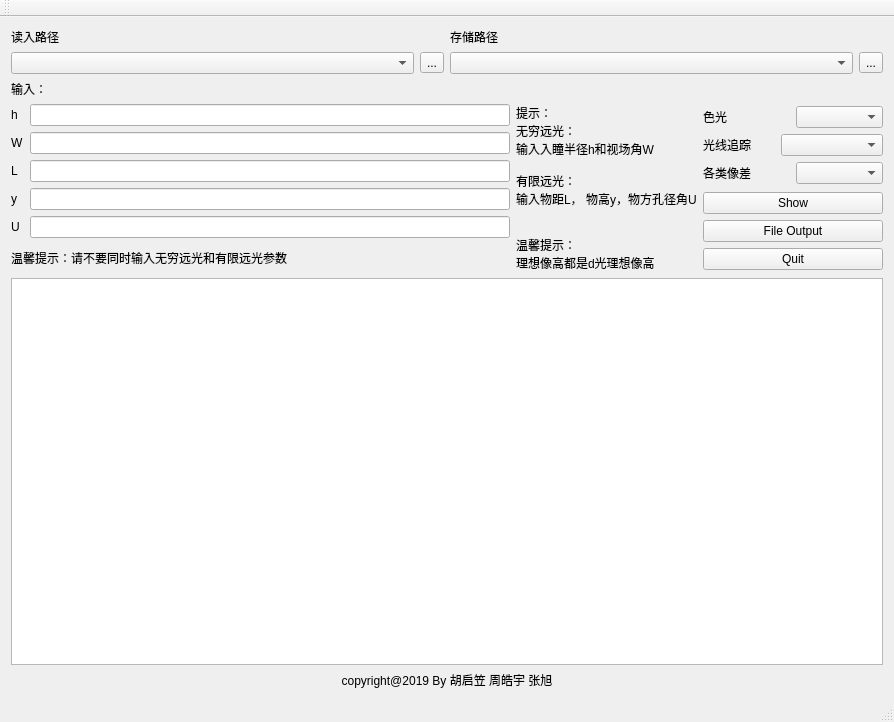
<?xml version="1.0" encoding="UTF-8"?>
<ui version="4.0">
 <class>MainWindow</class>
 <widget class="QMainWindow" name="MainWindow">
  <property name="geometry">
   <rect>
    <x>0</x>
    <y>0</y>
    <width>894</width>
    <height>722</height>
   </rect>
  </property>
  <property name="windowTitle">
   <string>MainWindow</string>
  </property>
  <widget class="QWidget" name="centralWidget">
   <layout class="QVBoxLayout" name="verticalLayout_9">
    <item>
     <layout class="QHBoxLayout" name="horizontalLayout_2">
      <item>
       <layout class="QVBoxLayout" name="verticalLayout_4">
        <item>
         <widget class="QLabel" name="label_7">
          <property name="text">
           <string>读入路径</string>
          </property>
         </widget>
        </item>
        <item>
         <layout class="QHBoxLayout" name="horizontalLayout_3">
          <item>
           <widget class="QComboBox" name="filePathBox"/>
          </item>
          <item>
           <widget class="QToolButton" name="toolButton">
            <property name="text">
             <string>...</string>
            </property>
           </widget>
          </item>
         </layout>
        </item>
       </layout>
      </item>
      <item>
       <layout class="QVBoxLayout" name="verticalLayout_3">
        <item>
         <widget class="QLabel" name="label_8">
          <property name="text">
           <string>存储路径</string>
          </property>
         </widget>
        </item>
        <item>
         <layout class="QHBoxLayout" name="horizontalLayout">
          <item>
           <widget class="QComboBox" name="filePathBox2"/>
          </item>
          <item>
           <widget class="QToolButton" name="toolButton_2">
            <property name="text">
             <string>...</string>
            </property>
           </widget>
          </item>
         </layout>
        </item>
       </layout>
      </item>
     </layout>
    </item>
    <item>
     <layout class="QVBoxLayout" name="verticalLayout_8">
      <item>
       <widget class="QLabel" name="label_12">
        <property name="text">
         <string>输入：</string>
        </property>
       </widget>
      </item>
      <item>
       <layout class="QHBoxLayout" name="horizontalLayout_7">
        <item>
         <layout class="QVBoxLayout" name="verticalLayout_5">
          <item>
           <layout class="QFormLayout" name="formLayout">
            <property name="fieldGrowthPolicy">
             <enum>QFormLayout::AllNonFixedFieldsGrow</enum>
            </property>
            <item row="0" column="0">
             <widget class="QLabel" name="label">
              <property name="text">
               <string>h</string>
              </property>
             </widget>
            </item>
            <item row="0" column="1">
             <widget class="QLineEdit" name="lineEdit"/>
            </item>
            <item row="1" column="0">
             <widget class="QLabel" name="label_3">
              <property name="text">
               <string>W</string>
              </property>
             </widget>
            </item>
            <item row="1" column="1">
             <widget class="QLineEdit" name="lineEdit_2"/>
            </item>
            <item row="2" column="0">
             <widget class="QLabel" name="label_4">
              <property name="text">
               <string>L</string>
              </property>
             </widget>
            </item>
            <item row="2" column="1">
             <widget class="QLineEdit" name="lineEdit_3"/>
            </item>
            <item row="3" column="0">
             <widget class="QLabel" name="label_5">
              <property name="text">
               <string>y</string>
              </property>
             </widget>
            </item>
            <item row="3" column="1">
             <widget class="QLineEdit" name="lineEdit_4"/>
            </item>
            <item row="4" column="0">
             <widget class="QLabel" name="label_6">
              <property name="text">
               <string>U</string>
              </property>
             </widget>
            </item>
            <item row="4" column="1">
             <widget class="QLineEdit" name="lineEdit_5"/>
            </item>
           </layout>
          </item>
          <item>
           <widget class="QLabel" name="label_14">
            <property name="text">
             <string>温馨提示：请不要同时输入无穷远光和有限远光参数</string>
            </property>
           </widget>
          </item>
         </layout>
        </item>
        <item>
         <widget class="QLabel" name="label_13">
          <property name="text">
           <string>提示：
无穷远光：
输入入瞳半径h和视场角W

有限远光：
输入物距L， 物高y，物方孔径角U


温馨提示：
理想像高都是d光理想像高</string>
          </property>
          <property name="alignment">
           <set>Qt::AlignLeading|Qt::AlignLeft|Qt::AlignTop</set>
          </property>
         </widget>
        </item>
        <item>
         <layout class="QVBoxLayout" name="verticalLayout_7">
          <item>
           <layout class="QVBoxLayout" name="verticalLayout_6">
            <item>
             <layout class="QHBoxLayout" name="horizontalLayout_4">
              <item>
               <widget class="QLabel" name="label_9">
                <property name="text">
                 <string>色光</string>
                </property>
               </widget>
              </item>
              <item>
               <widget class="QComboBox" name="Light">
                <property name="maxVisibleItems">
                 <number>10</number>
                </property>
                <property name="sizeAdjustPolicy">
                 <enum>QComboBox::AdjustToContentsOnFirstShow</enum>
                </property>
                <property name="iconSize">
                 <size>
                  <width>20</width>
                  <height>20</height>
                 </size>
                </property>
                <item>
                 <property name="text">
                  <string/>
                 </property>
                </item>
                <item>
                 <property name="text">
                  <string>Light_d</string>
                 </property>
                </item>
                <item>
                 <property name="text">
                  <string>Light_f</string>
                 </property>
                </item>
                <item>
                 <property name="text">
                  <string>Light_c</string>
                 </property>
                </item>
               </widget>
              </item>
             </layout>
            </item>
            <item>
             <layout class="QHBoxLayout" name="horizontalLayout_5">
              <item>
               <widget class="QLabel" name="label_10">
                <property name="text">
                 <string>光线追踪       </string>
                </property>
               </widget>
              </item>
              <item>
               <widget class="QComboBox" name="result">
                <item>
                 <property name="text">
                  <string/>
                 </property>
                </item>
                <item>
                 <property name="text">
                  <string>透镜固定参数</string>
                 </property>
                </item>
                <item>
                 <property name="text">
                  <string>理想像距</string>
                 </property>
                </item>
                <item>
                 <property name="text">
                  <string>实际像位置</string>
                 </property>
                </item>
                <item>
                 <property name="text">
                  <string>理想像高</string>
                 </property>
                </item>
                <item>
                 <property name="text">
                  <string>实际像高</string>
                 </property>
                </item>
               </widget>
              </item>
             </layout>
            </item>
            <item>
             <layout class="QHBoxLayout" name="horizontalLayout_6">
              <item>
               <widget class="QLabel" name="label_11">
                <property name="text">
                 <string>各类像差</string>
                </property>
               </widget>
              </item>
              <item>
               <widget class="QComboBox" name="aberration">
                <item>
                 <property name="text">
                  <string notr="true"/>
                 </property>
                </item>
                <item>
                 <property name="text">
                  <string>球差</string>
                 </property>
                </item>
                <item>
                 <property name="text">
                  <string>场曲像散</string>
                 </property>
                </item>
                <item>
                 <property name="text">
                  <string>畸变</string>
                 </property>
                </item>
                <item>
                 <property name="text">
                  <string>色差</string>
                 </property>
                </item>
                <item>
                 <property name="text">
                  <string>彗差</string>
                 </property>
                </item>
               </widget>
              </item>
             </layout>
            </item>
           </layout>
          </item>
          <item>
           <layout class="QVBoxLayout" name="verticalLayout_2">
            <item>
             <widget class="QPushButton" name="pushButton">
              <property name="text">
               <string>Show</string>
              </property>
             </widget>
            </item>
            <item>
             <widget class="QPushButton" name="file_output_btn">
              <property name="text">
               <string>File Output</string>
              </property>
             </widget>
            </item>
            <item>
             <widget class="QPushButton" name="pushButtonclose">
              <property name="text">
               <string>Quit</string>
              </property>
             </widget>
            </item>
           </layout>
          </item>
         </layout>
        </item>
       </layout>
      </item>
     </layout>
    </item>
    <item>
     <layout class="QVBoxLayout" name="verticalLayout">
      <item>
       <widget class="QPlainTextEdit" name="plainTextEdit">
        <property name="readOnly">
         <bool>true</bool>
        </property>
       </widget>
      </item>
      <item>
       <widget class="QLabel" name="label_2">
        <property name="text">
         <string>copyright@2019 By 胡启笠 周皓宇 张旭</string>
        </property>
        <property name="alignment">
         <set>Qt::AlignCenter</set>
        </property>
       </widget>
      </item>
     </layout>
    </item>
   </layout>
  </widget>
  <widget class="QToolBar" name="mainToolBar">
   <attribute name="toolBarArea">
    <enum>TopToolBarArea</enum>
   </attribute>
   <attribute name="toolBarBreak">
    <bool>false</bool>
   </attribute>
  </widget>
  <widget class="QStatusBar" name="statusBar"/>
  <action name="actionOpen">
   <property name="text">
    <string>open</string>
   </property>
  </action>
  <action name="actionOpen_2">
   <property name="text">
    <string>open</string>
   </property>
  </action>
 </widget>
 <layoutdefault spacing="6" margin="11"/>
 <resources/>
 <connections>
  <connection>
   <sender>pushButtonclose</sender>
   <signal>clicked()</signal>
   <receiver>MainWindow</receiver>
   <slot>close()</slot>
   <hints>
    <hint type="sourcelabel">
     <x>858</x>
     <y>295</y>
    </hint>
    <hint type="destinationlabel">
     <x>652</x>
     <y>535</y>
    </hint>
   </hints>
  </connection>
 </connections>
</ui>
